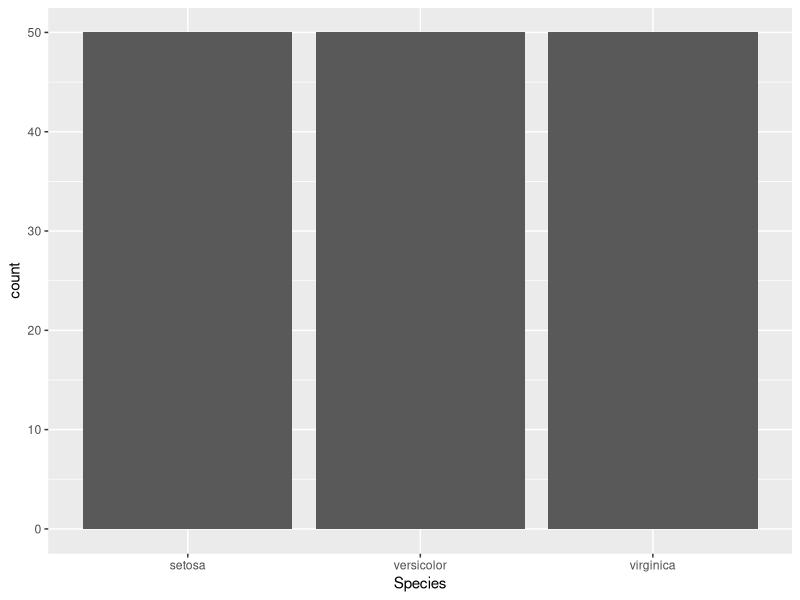
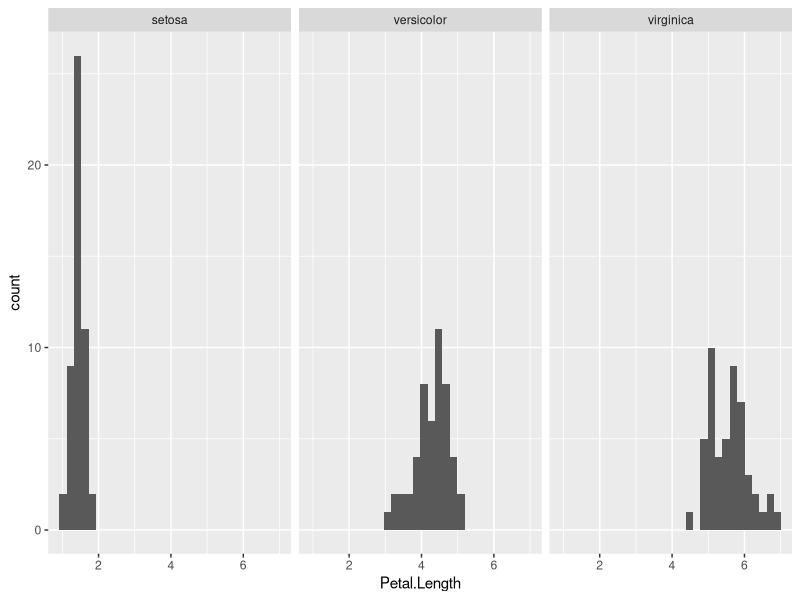
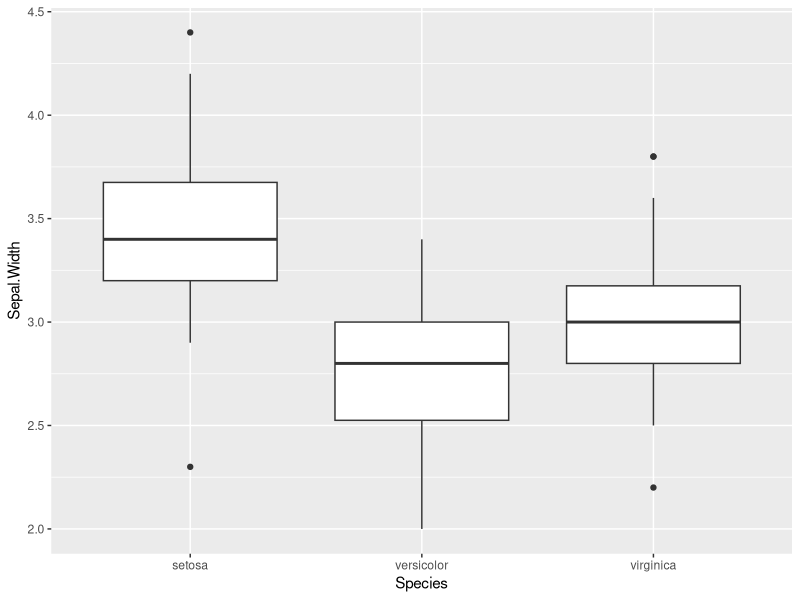
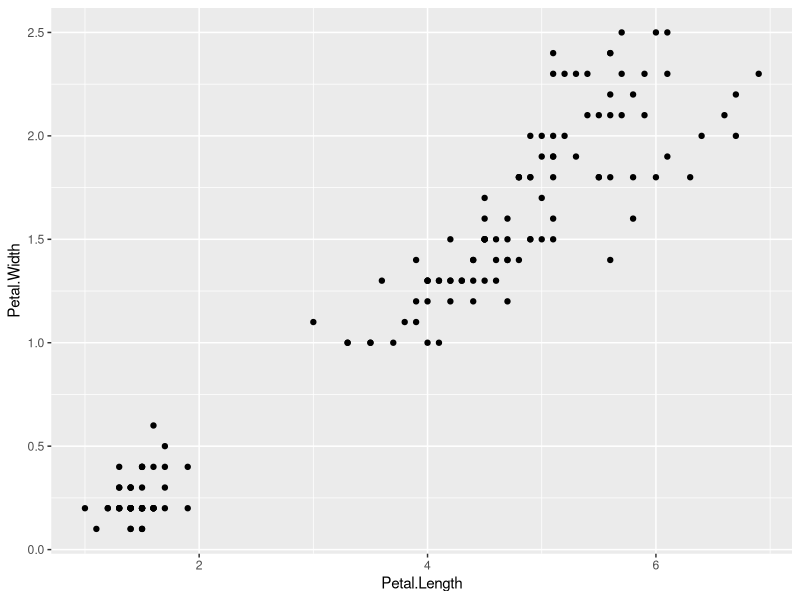
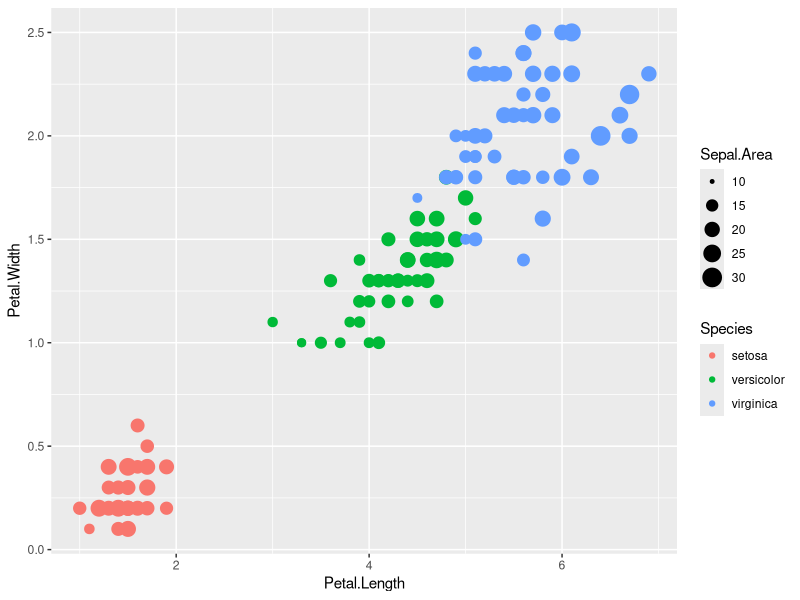

These figures' R source, in order:
## ---- chunk 1
library(ggplot2)
library(dplyr)

#內建資料iris
head(iris)
## ---- chunk 2
# ggplot()裡第一個參數放要畫的資料dataframe
# aes參數裡面裝 "變量" 就像在說一張圖表的x與y軸分別是什麼
# 以+號疊加的方式來決定你的圖要怎麼畫 要畫成甚麼樣子
# 以這裡來舉例 我要畫 根據不同Species 數總數的長條圖
ggplot(iris, aes(x = Species)) +
  geom_bar()

## ---- chunk 3
# 我要畫根據花瓣長度不同的不同種類數量分布圖 (直方圖hist)
ggplot(iris, aes(x = Petal.Length)) +
  geom_histogram(bins = 30) +
  facet_wrap(~Species)
## ---- chunk 4
# 我要畫 Species之間花萼寬度分布的箱形圖
ggplot(iris, aes(x = Species, y = Sepal.Width)) +
  geom_boxplot()
## ---- chunk 5
# 我要畫 花瓣長與寬 的分布圖
ggplot(iris, aes(x = Petal.Length, y = Petal.Width)) +
  geom_point()

## ---- chunk 6
# 再搭配上上周的資料處理套件應用
# 我要畫 花瓣長與寬 & 根據顏色分類Species & 根據花萼面積大小點大小要有所改變 的分布圖
iris_new = iris %>%
  mutate(Sepal.Area = Sepal.Length * Sepal.Width, Petal.Area = Petal.Length * Petal.Width)
head(iris_new)

ggplot(iris_new, aes(x = Petal.Length, y = Petal.Width, color = Species, size = Sepal.Area)) +
  geom_point()
